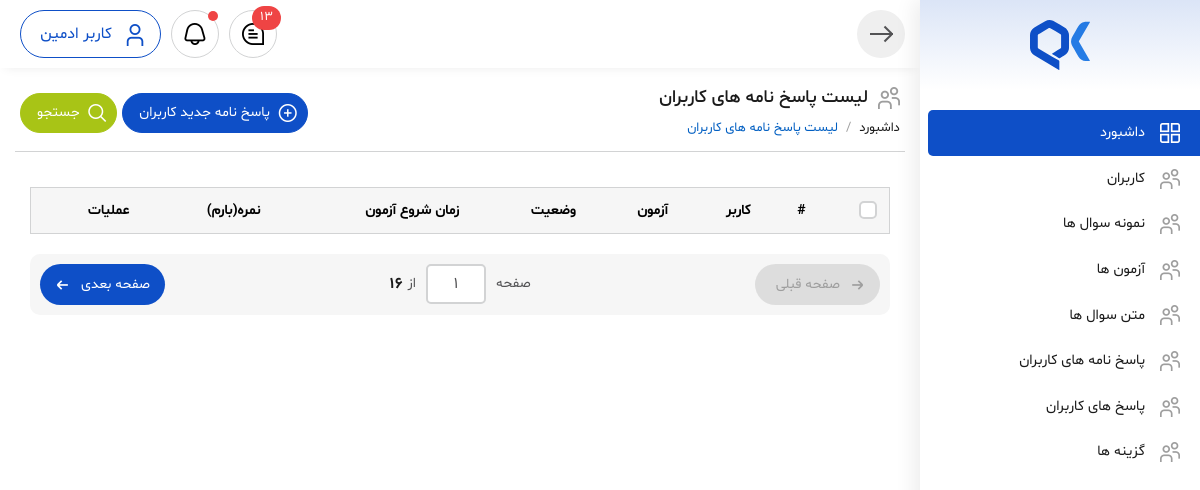
Before: /quiz/user-response-dashboard with the older database file.
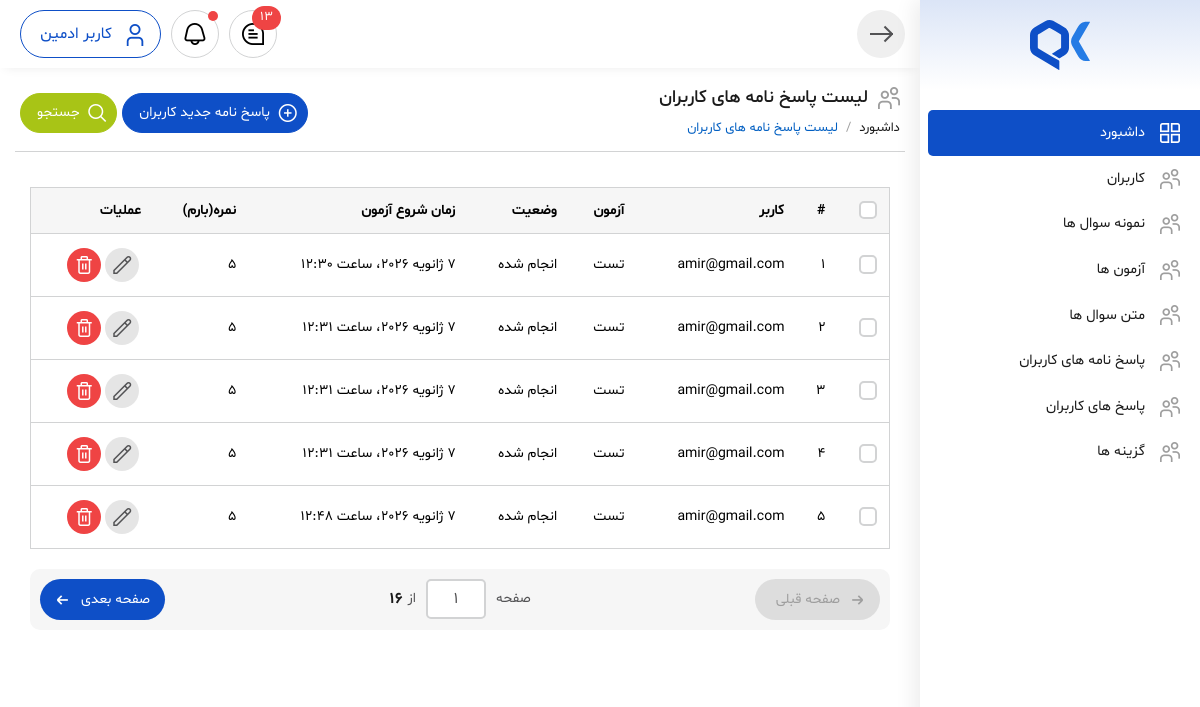
After: the same page with the newer database file.
### quizbuilder_module/models.py (models this page shows, shortened)
class UserQuiz(models.Model):
    user = models.ForeignKey(
        to=User,
        related_name='quizzes',
        verbose_name='کاربر',
        on_delete=models.CASCADE,
    )
    quiz = models.ForeignKey(
        to=Quiz,
        verbose_name='آزمون',
        on_delete=models.CASCADE,
        related_name='user_quizzes',
    )
    status = models.CharField(
        verbose_name='وضعیت',
        default=UserQuizChoice.PENDING,
        choices=UserQuizChoice.CHOICES,
        max_length=255
    )
    start_time = models.DateTimeField(
        verbose_name='زمان شروع آزمون',
        null=True, blank=True
    )
    score = models.PositiveIntegerField(
        default=0,
        verbose_name='نمره(بارم)'
    )
    class Meta:
        verbose_name = 'پاسخ نامه کاربر'
        verbose_name_plural = 'پاسخ نامه های کاربران'

class Quiz(QuizStartedSmsMixin, models.Model):
    title = models.CharField(verbose_name='عنوان', max_length=255)
    desc = models.TextField(verbose_name='توضیحات', max_length=500)
    status = models.CharField(verbose_name='وضعیت', default='open', choices=QUIZ_STATUS.CHOICES, max_length=50)
    time = models.PositiveIntegerField(verbose_name='مدت زمان آزمون (دقیقه)', null=True, blank=True)
    expire_time = models.DateTimeField(verbose_name='تاریخ پایان آزمون', null=True, blank=True)
    class Meta:
        verbose_name = 'آزمون'
        verbose_name_plural = 'آزمون ها'
    def __str__(self):
        return self.title or '---'

### account_module/models.py (models this page shows)
class User(AbstractUser):
    email = models.EmailField(null=True, blank=True, verbose_name='ایمیل')
    phone_number = models.CharField(max_length=11, unique=True, verbose_name='شماره موبایل')
    is_verified = models.BooleanField(default=False, verbose_name='تایید شده')
    exam_attempts = models.PositiveIntegerField(default=0, verbose_name='تعداد آزمون‌های رایگان امروز')
    last_attempt_date = models.DateField(null=True, blank=True, verbose_name='تاریخ آخرین آزمون')
    has_paid_for_exam = models.BooleanField(default=False, verbose_name='آیا برای آزمون پرداخت کرده است؟')
    username = models.CharField(max_length=150, unique=True, null=True, blank=True, verbose_name='نام کاربری')
    USERNAME_FIELD = 'phone_number'
    REQUIRED_FIELDS = ['first_name', 'last_name']
    objects = UserManager()
    class Meta:
        verbose_name = 'کاربر'
        verbose_name_plural = 'کاربران'
    def __str__(self):
        return self.phone_number and self.email or self.username

### quizbuilder_module/views.py (the view)
# urls.py: path('user-response-dashboard', views.UserResponsesDashboard.as_view(), name='user_response_dashboard'),
class UserResponsesDashboard(ListView):
    model = UserQuiz
    template_name = 'quizbuilder_module/user_responses_dashboard.html'
    context_object_name = 'user_responses'
    paginate_by = 5
    def get_queryset(self):
        user_responses = UserQuiz.objects.all()
        return user_responses
    def get_context_data(self, **kwargs):
        context = super().get_context_data(**kwargs)
        return context

### quizbuilder_module/templates/quizbuilder_module/user_responses_dashboard.html (shortened to what the changed rows need)
{% extends 'layout/_master.html' %}
{% block content %}
<body>
<div class="main-body-content">
    <div class="main-header">
                    <div class="inner">
                        <div class="title">
                            <h1><i class="fi fi-rs-users"></i>لیست پاسخ نامه های کاربران</span>
                            </h1>
                        </div>
                    </div>
                </div>
    <div class="main-inner">
                    <div class="table-responsive">
                        <table class="table-custom">
                            <thead>
                                <tr>
                                    <th scope="col">
                                        <div class="checkbox-group m-0">
                                            <input class="form-check-input" type="checkbox" value=""
                                                id="checbox-select-all">
                                        </div>
                                    </th>
                                    <th scope="col">#</th>
                                    <th scope="col">کاربر</th>
                                    <th scope="col">آزمون</th>
                                    <th scope="col">وضعیت</th>
                                    <th scope="col">زمان شروع آزمون</th>
                                    <th scope="col">نمره(بارم)</th>
                                    <th scope="col">عملیات</th>
                                </tr>
                            </thead>
                            <tbody>
                                {% for user_response in user_responses %}
                                	<tr>
                                    <td scope="row">
                                        <div class="checkbox-group m-0">
                                            <input class="form-check-input" type="checkbox" value=""
                                                id="checbox-select-1">
                                        </div>
                                    </td>
                                    <td scope="row">{{ forloop.counter }}</td>
                                    <td>{{ user_response.user }}</td>
                                    <td>{{ user_response.quiz }}</td>
                                    <td>{% if user_response.status %}
                                    	انجام شده
                                        {% else %}
                                        انجام نشده!
                                    {% endif %} </td>
                                    <td>{{ user_response.start_time }}</td>
                                    <td>{{ user_response.score }}</td>
                                    <td>
                                        <div class="btns-action">
                                            <a href="user-add.html" class="btn-circle"><i
                                                    class="fi fi-rs-pencil"></i></a>
                                            <a href="#" class="btn-circle color-red" data-modal-name="modal-delete"><i
                                                    class="fi fi-rs-trash"></i></a>
                                        </div>
                                    </td>
                                </tr>
                                {% endfor %}
                            </tbody>
                        </table>
                    </div>
                </div>
</div>
</body>
{% endblock %}

Changed rows visible on the page:
added UserQuiz: user "amir@gmail.com", quiz "تست", status "انجام شده", start_time "7 ژانویه 2026، ساعت 12:30", score "5"
added UserQuiz: user "amir@gmail.com", quiz "تست", status "انجام شده", start_time "7 ژانویه 2026، ساعت 12:31", score "5"
added UserQuiz: user "amir@gmail.com", quiz "تست", status "انجام شده", start_time "7 ژانویه 2026، ساعت 12:31", score "5"
added UserQuiz: user "amir@gmail.com", quiz "تست", status "انجام شده", start_time "7 ژانویه 2026، ساعت 12:31", score "5"
added UserQuiz: user "amir@gmail.com", quiz "تست", status "انجام شده", start_time "7 ژانویه 2026، ساعت 12:48", score "5"
